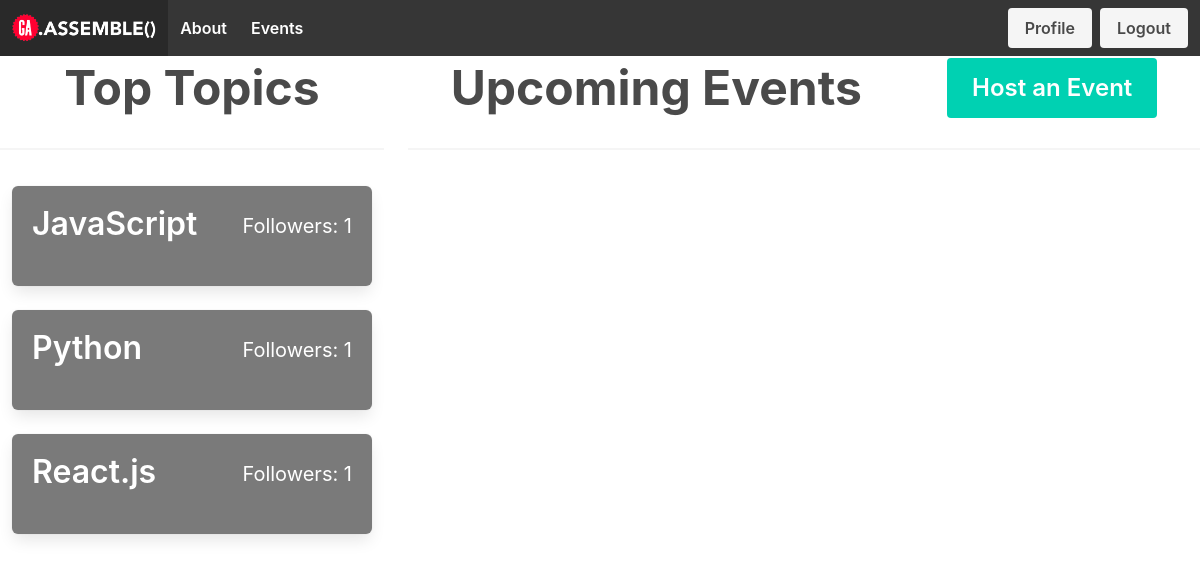
Screenshot of /main/1 (signed in) with the database file from the repository.
### models.py (models this page shows, shortened)
class Topic(Model):
    name = CharField(50, unique=True)
    class Meta:
        database = DATABASE

### app.py (the view)
@app.route('/main')
@app.route('/main/')
@app.route('/main/<topicid>', methods=['GET'])
@login_required
def main(topicid=None):
    if topicid != None:
        events = models.Event.select().where(models.Event.topic_id == topicid)
    else:
        events = models.Event.select()
    topics = models.Topic.select(models.Topic.id, models.Topic.name, fn.COUNT(models.User_Topics.user_id).alias('num_of_followers')).join(
        models.User_Topics, JOIN.LEFT_OUTER, on=(models.Topic.id == models.User_Topics.topic_id)).group_by(models.Topic.id, models.Topic.name)
    eventForm = forms.EventForm()
    user_events = models.User_Events.select()
    user = g.user._get_current_object()
    attending = models.User_Events.select(models.User_Events.event_id).where(
        models.User_Events.user_id == user.id)
    return render_template('main.html', topics=topics, events=events, form=eventForm, user_events=user_events, attending=attending, user=user)

### app.py (called while the page is built)
@login_manager.user_loader
def load_user(userid):
    try:
        return models.User.get(models.User.id == userid)
    except models.DoesNotExist:
        return None

@app.before_request
def before_request():
    g.db = models.DATABASE
    g.db.connect()
    g.user = current_user

@app.after_request
def after_request(response):
    g.db.close()
    return response

### templates/main.html (shortened to what this page needs)
<!DOCTYPE html>
<html lang="en">
<head>
    <link rel='stylesheet' href='https://cdnjs.cloudflare.com/ajax/libs/bulma/0.7.4/css/bulma.css'/>
    <link rel='stylesheet' href="{{url_for('static',filename='style.css')}}"/>
</head>
<body class='has-navbar-fixed-top'>
    {% include 'nav.html' %}
    {% from 'macros.html' import render_topic, render_event %}
    <div class='columns'>
        <div class='column is-one-third'>
            <div class='level'>
                <h1 class='level-item is-size-1 has-text-weight-bold'>Top Topics</h1>
            </div>
            <hr>
            <div class='tile is-parent is-vertical'>
                {% for topic in topics|sort(reverse=True, attribute='num_of_followers')%}
                {{ render_topic(topic) }}
                {% endfor %}
            </div>
        </div>
        <div class='column is-two-thirds'>
            <div class='level'>
                <h1 class='event-header level-item is-size-1 has-text-weight-bold'>Upcoming Events</h1>
                {% include 'event.html'%}
            </div>
            <hr>
            <div class='event-list tile is-parent is-vertical'>
            </div>
        </div>
    </div>
</body>
</html>

### templates/macros.html (shortened to what this page needs)
 {% macro render_topic(topic) %}
<div
  data-id="{{ topic.id }}"
  data-name="{{ topic.name }}"
  class="topic tile box is-child has-background-grey"
>
  <a class="level" href="{{url_for('main', topicid=topic.id)}}">
    <p class="title has-text-white level-left">{{ topic.name }}</p>
    <p class="subtitle has-text-white level-right">
      {% if topic.num_of_followers %} Followers: {{ topic.num_of_followers }}
      {% else %} Followers: 0 {% endif %}
    </p>
  </a>
</div>
{% endmacro %}

### rows the page displays
Topic: name "JavaScript", num_of_followers "1"
Topic: name "Python", num_of_followers "1"
Topic: name "React.js", num_of_followers "1"
